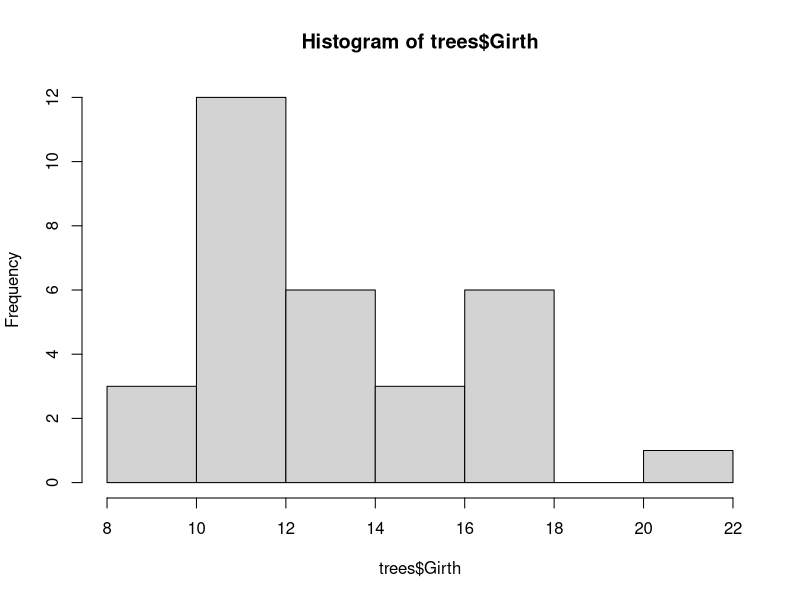

Write R code to recreate this figure.
###########
# Varianz #
###########

# Grundlegende Befehle am Beispiel der Variable Girth
table(trees$Girth)
hist(trees$Girth)

# Varianz der Variable Girth
var(trees$Girth)

# Standardabweichung der Variable Girth
sd(trees$Girth)

# Standardabweichung als Wurzel der Varianz
sqrt(var(trees$Girth))